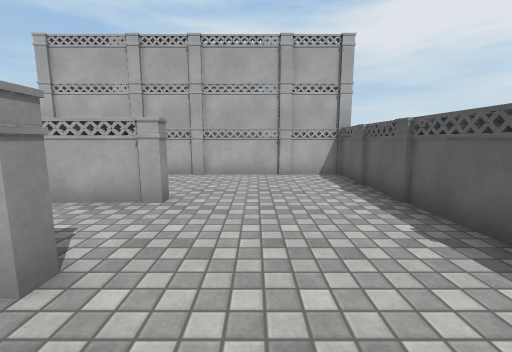
[1] (above)

21 first-person views from a walk through a 3-D level made in the Unity game engine. The camera is 1.2 m above the floor, tilts 8° down and sees 90° across. The floor is counted in squares, 1 m on a side. Each view is taken from the middle of a square. On the plan, view 1 faces up. The plan holds only what a view shows up to about 12 squares ahead; the rest is blank. Surface patterns are stand-ins for the level's own textures.

[2]
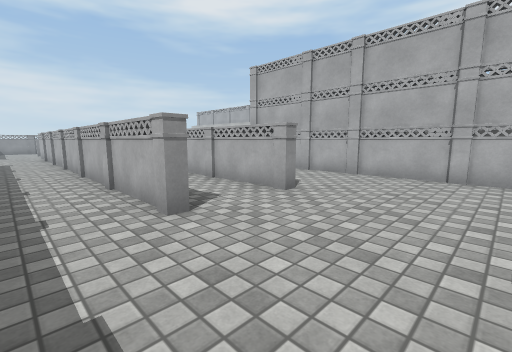

[3]
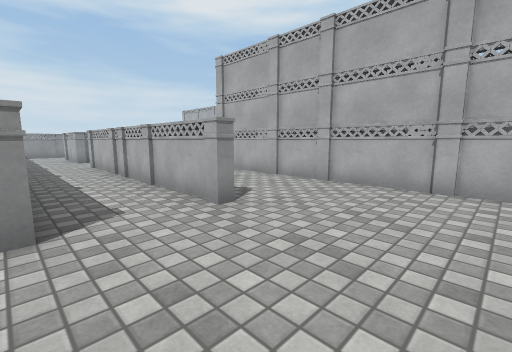

[4]
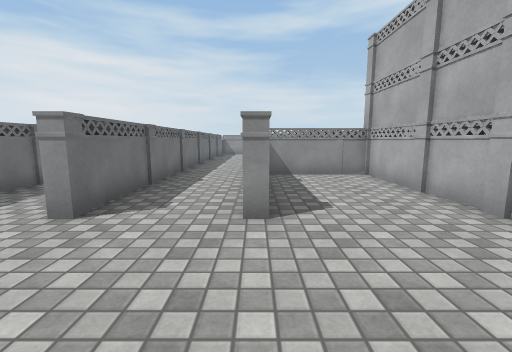

[5]
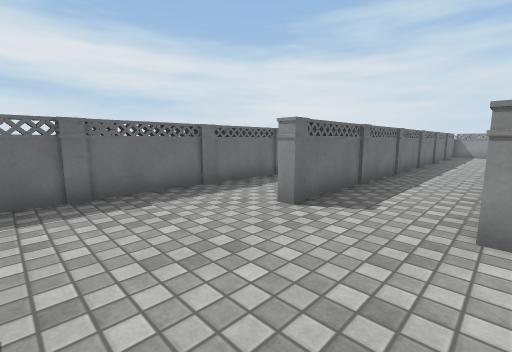

[6]
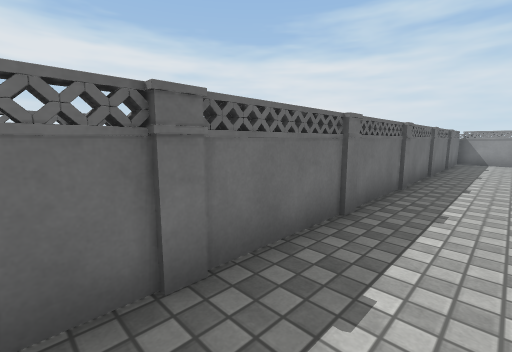

[7]
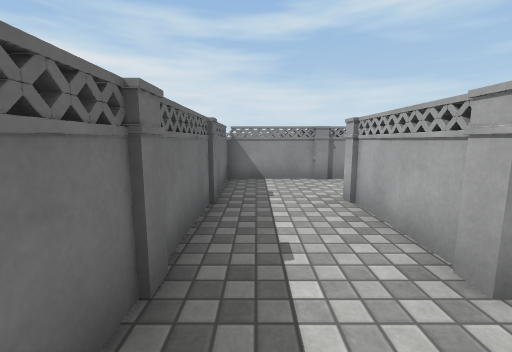

[8]
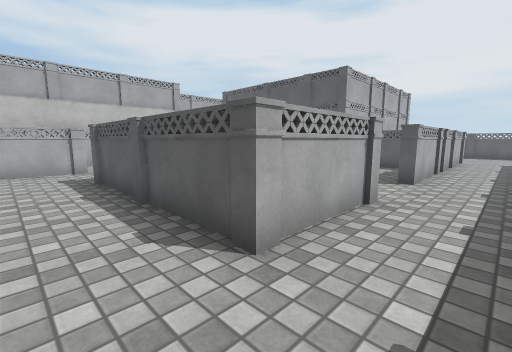

[9]
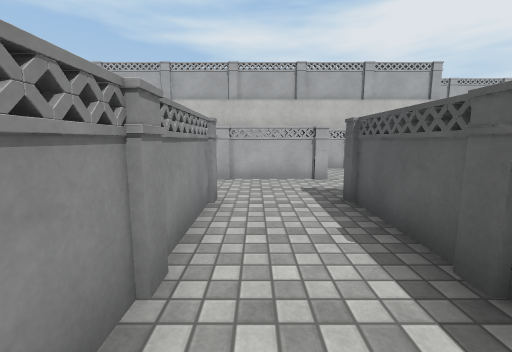

[10]
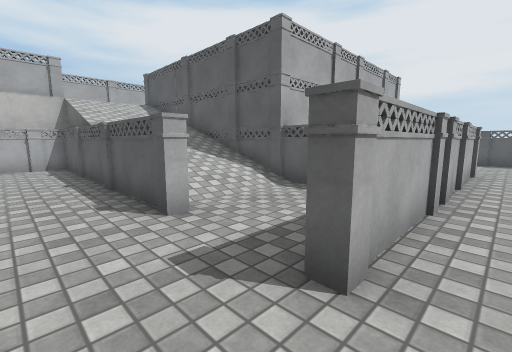

[11]
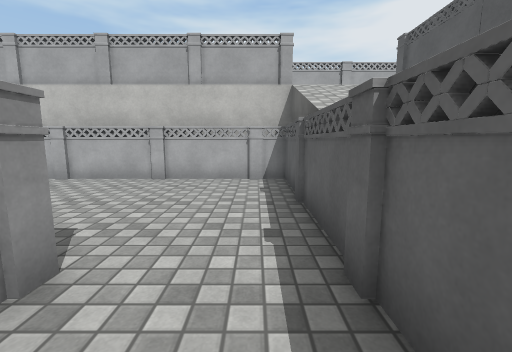

[12]
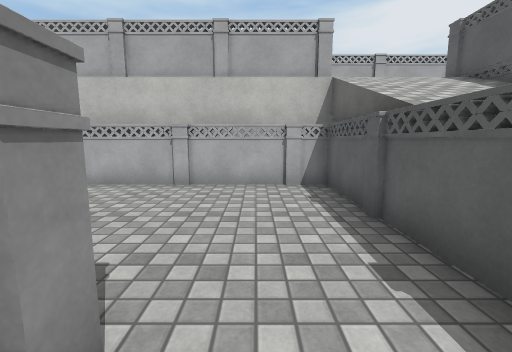

[13]
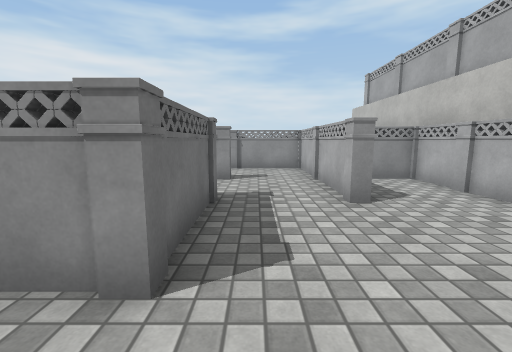

[14]
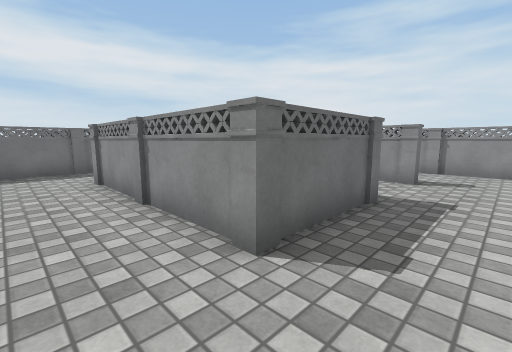

[15]
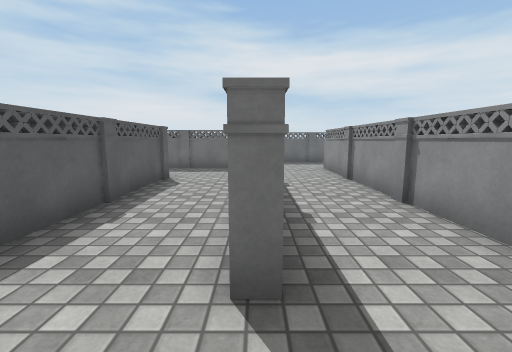

[16]
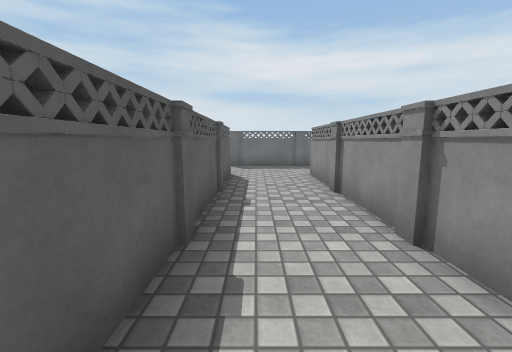

[17]
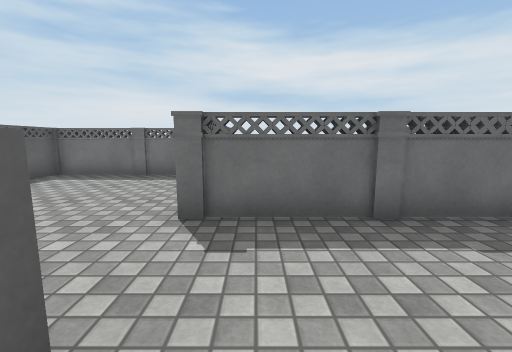

[18]
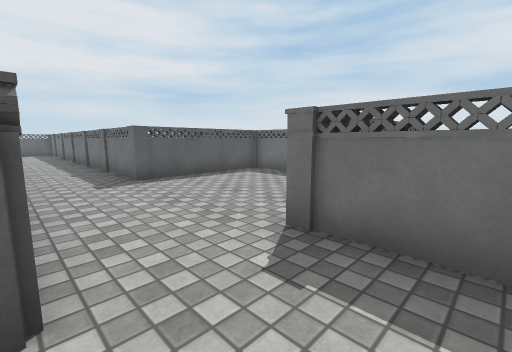

[19]
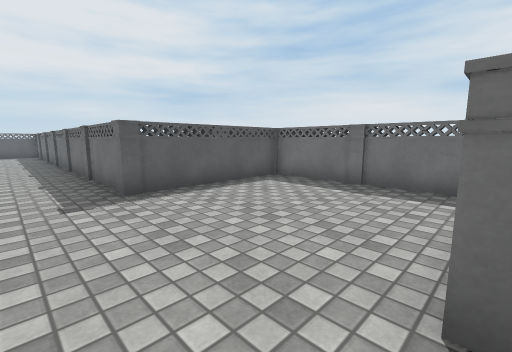

[20]
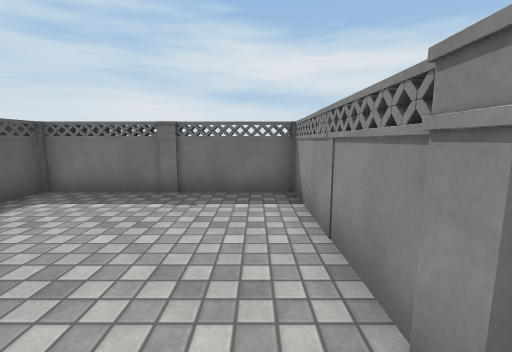

[21]
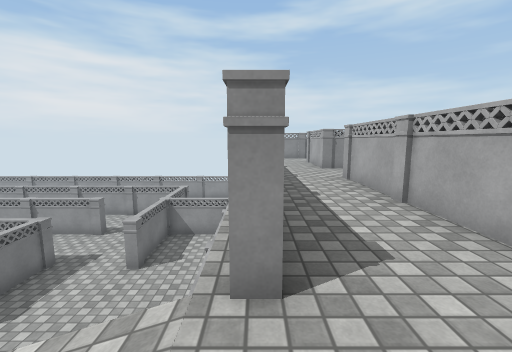

### Floor plan
Key: @ floor where view 1 was taken; # wall or solid block; . main floor; : floor 3 m higher than the main floor; / step, stairs or slope; = window, fence, low wall or low ledge.
Columns run from 27 left of view 1 to 3 right of it. Each row starts with its distance up from view 1.
 22        #
 21       ##::#############
 20       ::::::::::::
 19        :::::::::::
 18  ################:: #
 17        ##########///#
 16        #........ ///#
 15        #........ ///#
 14     #######.....#/  #
 13 #   #...........#  /#
 12 #   #...........#  /#
 11 #   #..#..####..= //#
 10     #..#..#  #..=///#
  9     #..#..#  #..#///###########
  8     #..#..#  #..#...#.........#
  7     #..#..#  #......#.........#
  6     #..#..#  #......#.........#
  5     #..#..####..##########....#
  4     #..#......................#
  3     #..#......................#
  2     #..###################....
  1    ...........................
  0   .........................@..
 -1   ######.....#################
 -2        #.....#
 -3        #.....#
 -4        #.....#
 -5        #.....#
 -6        #######

Where each view was taken, in squares from view 1:
view 1: 0 up, 0 right, facing up
view 2: 0 up, 2 right, facing up-left
view 3: 2 up, 2 right, facing up-left
view 4: 5 up, 2 right, facing left
view 5: 5 up, 2 right, facing down-left
view 6: 4 up, 4 left, facing down-left
view 7: 3 up, 12 left, facing left
view 8: 3 up, 19 left, facing up-right
view 9: 6 up, 19 left, facing up
view 10: 4 up, 13 left, facing up-right
view 11: 9 up, 12 left, facing up
view 12: 10 up, 13 left, facing up
view 13: 12 up, 12 left, facing left
view 14: 13 up, 12 left, facing down-left
view 15: 13 up, 20 left, facing down
view 16: 11 up, 21 left, facing down
view 17: 3 up, 21 left, facing down
view 18: 2 up, 22 left, facing down-right
view 19: 1 up, 20 left, facing down-right
view 20: 0 up, 19 left, facing down
view 21: 18 up, 9 left, facing left
